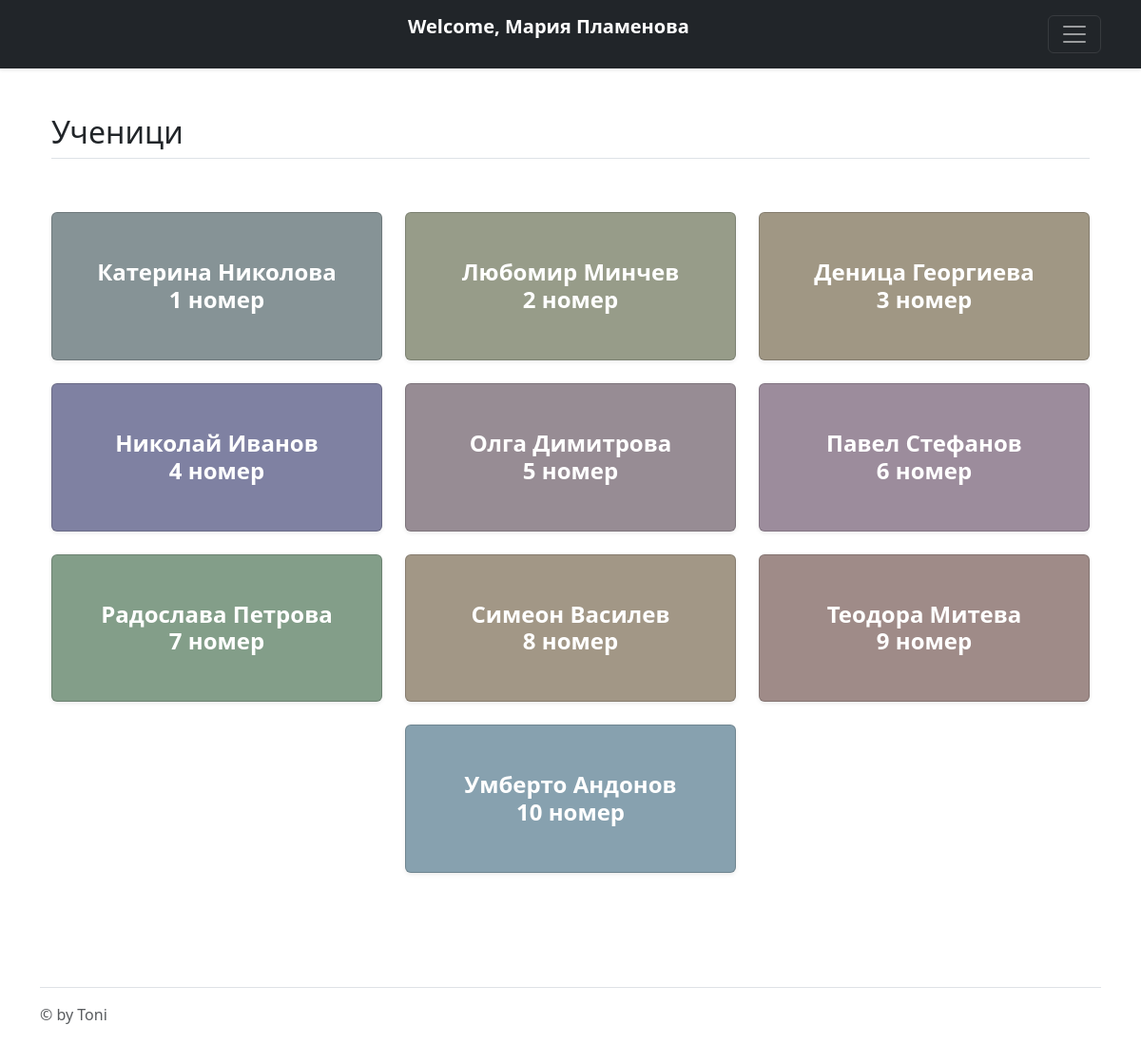
/classes.php?class_id=2 (signed in), run on the app's committed database.
### tables this page shows
CREATE TABLE IF NOT EXISTS `students` (
  `id` int(11) DEFAULT NULL,
  `name` text DEFAULT NULL,
  `email` text DEFAULT NULL,
  `password` text DEFAULT NULL,
  `bel` text DEFAULT NULL,
  `maths` text DEFAULT NULL,
  `english` text DEFAULT NULL,
  `classes_skipped_bel` int(11) DEFAULT NULL,
  `classes_skipped_maths` int(11) DEFAULT NULL,
  `classes_skipped_english` int(11) DEFAULT NULL,
  `class_id` int(11) NOT NULL,
  KEY `class_id` (`class_id`),
  CONSTRAINT `students_ibfk_1` FOREIGN KEY (`class_id`) REFERENCES `classes` (`id`)
);

### functions.php (the view, shortened to what this page needs)
<?php
    function students(){
        require "connection.php";
        $result = mysqli_query($conn, 'select * from students where class_id='.$_GET["class_id"].'');
        $res = '';
        while($row = mysqli_fetch_assoc($result)){
              $rgb = array();
              foreach(array('r', 'g', 'b') as $color){
                $rgb[$color] = mt_rand(125, 175);
              }
              $res .= '<a href="students.php?id='.$row['id'].'&class_id='.$_GET['class_id'].'" class="text-decoration-none">
                        <div class="card shadow-sm px-2 py-5" style="background-color:rgb('.$rgb["r"].','.$rgb["g"].','.$rgb["b"].');">
                          <div class="col d-flex align-items-start mx-auto">
                            <div class="text-center">
                              <h3 class="fw-bold mb-0 fs-4 text-white">'.$row['name'].'</h3>
                              <h4 class="fw-bold mb-0 fs-4 text-white">'.$row['id'].' номер</h4>
                            </div>
                          </div>
                        </div>
                      </a>';
        }
        return $res;
    }
?>

### data on the page
students: name "Катерина Николова", id "1"
students: name "Любомир Минчев", id "2"
students: name "Деница Георгиева", id "3"
students: name "Николай Иванов", id "4"
students: name "Олга Димитрова", id "5"
students: name "Павел Стефанов", id "6"
students: name "Радослава Петрова", id "7"
students: name "Симеон Василев", id "8"
students: name "Теодора Митева", id "9"
students: name "Умберто Андонов", id "10"

### other printed values
$_SESSION['name'] "Мария Пламенова"
